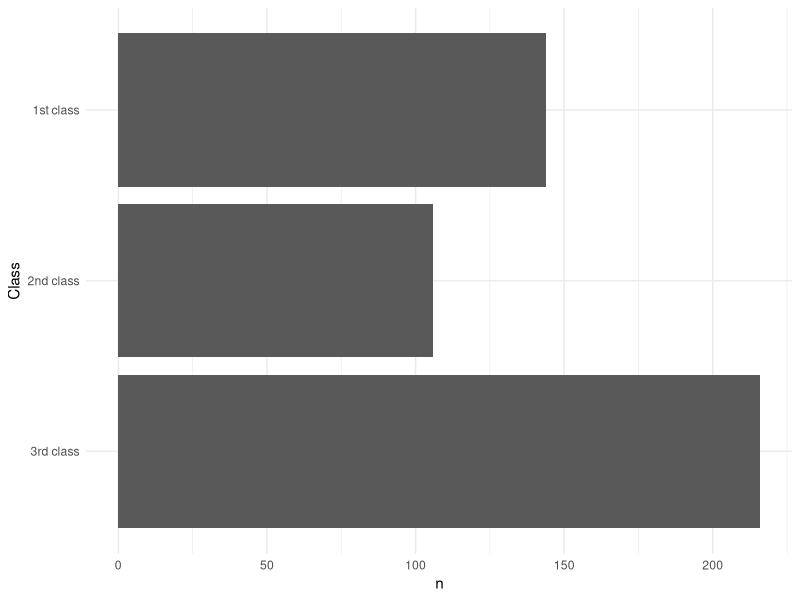

Generate this figure with R:
## ---- chunk 1
library(tidyverse)
library(here)

theme_set(theme_minimal())

## ---- chunk 2
tribble(
  ~Class, ~female_passengers, ~male_passengers,
  "1st class", 144, 179,
  "2nd class", 106, 171,
  "3rd class", 216, 493
) %>%
  pivot_longer(
    cols = c(male_passengers, female_passengers),
    names_to = "Sex",
    values_to = "n"
  )

## ---- chunk 3
tribble(
  ~Class, ~`male passengers/female passengers`,
  "1st class", "179|144",
  "2nd class", "171|106",
  "3rd class", "493|216"
)  %>%
  separate(
    col = `male passengers/female passengers`,
    into = c("male passengers", "female passengers")
  ) %>%
  pivot_longer(
    cols = c(`male passengers`, `female passengers`),
    names_to = "Sex",
    values_to = "n"
  )

## ---- chunk 4
tribble(
  ~Class, ~Sex, ~n,
  "1st class", "female passengers", 144,
  "1st class", "male passengers", 179,
  "2nd class", "female passengers", 106,
  "2nd class", "male passengers", 171, 
  "3rd class", "female passengers", 216,
  "3rd class", "male passengers", 493
) %>%
  filter(Sex != "male passengers") %>%
  mutate(Class = factor(Class,
                        levels = c("3rd class", "2nd class", "1st class"))) %>%
  ggplot(mapping = aes(x = n, y = Class)) +
  geom_col()

